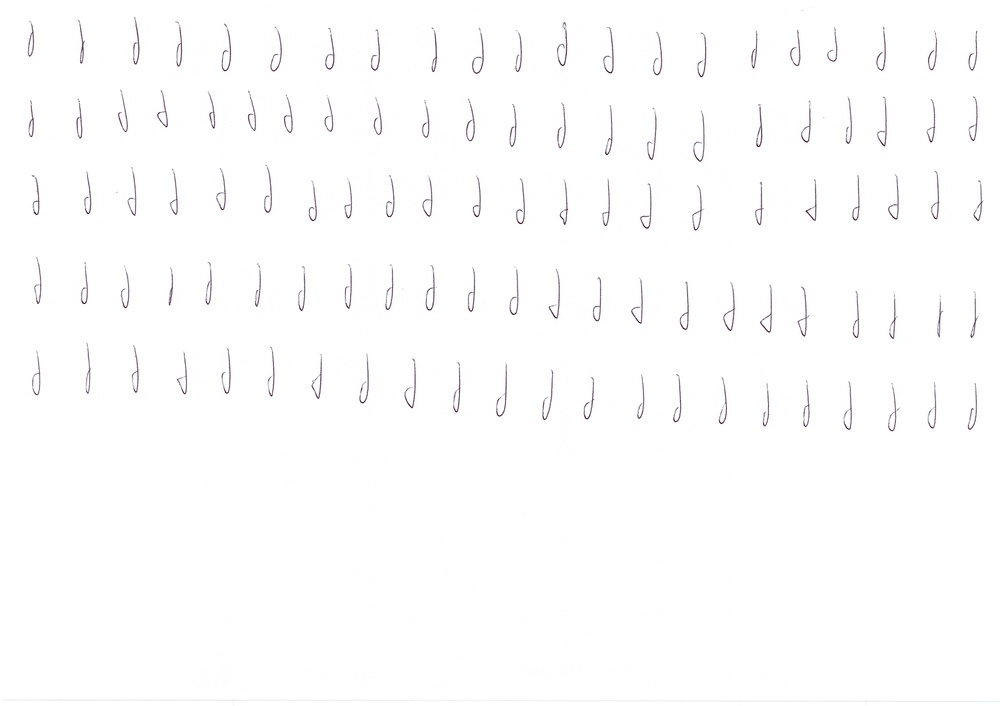
#> input picture data/raw/j.jpg, 1000 x 706 px, shrunk from 4665 x 3292 before the run; its folder holds only this picture in this run
$ python -i build_db.py   (imports and definitions only)
#> lines starting #> are read from the running program, lines starting #| are printed output that depends on the picture; after the words box and inside, x2 and y2 are one past the last pixel; in counts of white or black regions, pixels touching at a corner belong together
### scripts/clean_db.py

from pathlib import Path
import glob
import os
import string

# Use relative path from scripts folder to data folder
script_dir = Path(__file__).parent
data_folder = script_dir.parent / 'data'
raw_data_folder = script_dir.parent / 'data' / 'raw'
characters_folder = data_folder / 'characters'

def clean_db():
    for letter in string.ascii_lowercase:
        characters_images = glob.glob(f'{characters_folder}/{letter}/*')

        for image in characters_images :
            os.remove(image)

        print(f"Files from {letter} removed succefully")

    print("Database cleaned !")

### scripts/build_db.py
import cv2
import numpy as np
from pathlib import Path
import glob
import os

from clean_db import clean_db

# Use relative path from scripts folder to data folder
script_dir = Path(__file__).parent
data_folder = script_dir.parent / 'data'
raw_data_folder = script_dir.parent / 'data' / 'raw'
characters_folder = data_folder / 'characters'


def build_db():
    clean_db()
    raw_files = glob.glob(f'{raw_data_folder}/*')

    for raw_file in raw_files :
        # Letter extraction and path creation
        filename = os.path.basename(raw_file)
        letter = os.path.splitext(filename)[0]
        letter_folder = characters_folder / letter

        if letter == "k" or letter == "y" :
            THRESHOLD = 50
        elif letter == "m" or letter == "n" :
            THRESHOLD = 25
        else :
            THRESHOLD = 40

        # exctract the characters from the raw image
        image = cv2.imread(raw_file)
#> image is the input picture: shape (706, 1000, 3); mean B, G, R 253.1, 252.9, 253.1

        # Convert to gray level.
        gray = cv2.cvtColor(image, cv2.COLOR_BGR2GRAY)

        # Add a blur to reduce noise.
        blurred = cv2.GaussianBlur(gray, (5, 5), 0)

        # Appliquer un seuil binaire (inversé pour avoir le texte en blanc)
        _, binary = cv2.threshold(blurred, 0, 255, cv2.THRESH_BINARY_INV + cv2.THRESH_OTSU)
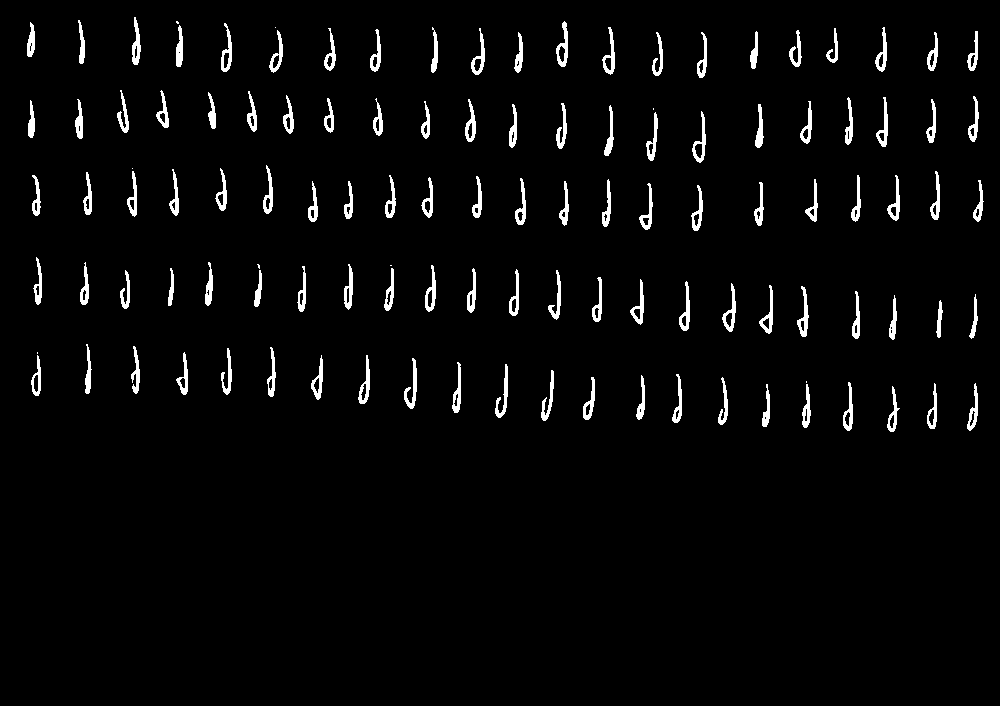
#> binary: shape (706, 1000); 3.2% white; 118 white regions (8 under 20 px), largest, box (x1, y1, x2, y2) and area: (404, 358, 417, 409) 261, (556, 21, 568, 67) 256, (797, 286, 809, 337) 253

        # Nettoyer l'image avec des opérations morphologiques
        kernel = np.ones((2, 2), np.uint8)
        cleaned = cv2.morphologyEx(binary, cv2.MORPH_OPEN, kernel, iterations=1)
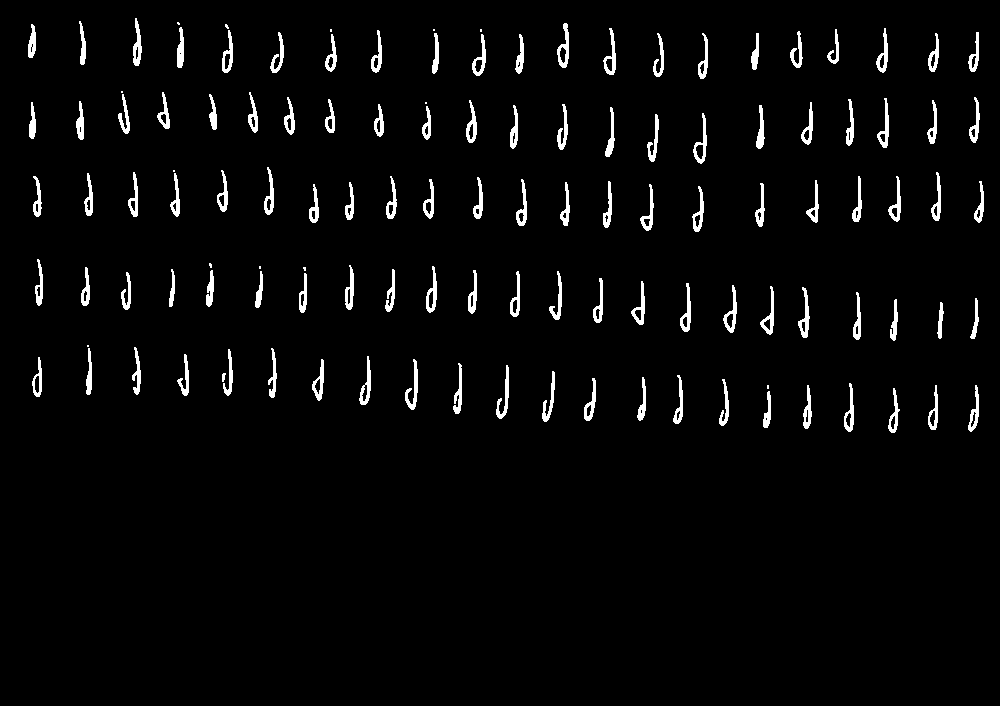
#> cleaned: shape (706, 1000); 3.2% white; 124 white regions (13 under 20 px)

        # Détecter les contours
        contours, _ = cv2.findContours(cleaned, cv2.RETR_EXTERNAL, cv2.CHAIN_APPROX_SIMPLE)
#> contours = 124 contours, 14 with area under 20; largest, box (x1, y1, x2, y2) and area: (557, 23, 569, 68) 270, (693, 113, 707, 164) 269, (723, 285, 737, 333) 254, (426, 266, 437, 313) 246, (603, 28, 616, 75) 244

        # Parcourir les contours et isoler les caractères
        for i, contour in enumerate(contours):
            # Obtenir le rectangle englobant du contour
            (x, y, w, h) = cv2.boundingRect(contour)

            # Filtrer les contours trop petits ou trop grands
            if THRESHOLD < w and THRESHOLD < h :  # Ajuste ces valeurs selon la taille de tes caractères
                # Extraire le caractère
                char_img = gray[y:y+h, x:x+w]

                # Sauvegarder le caractère en tant qu'image
                cv2.imwrite(f'{letter_folder}/char_{i}.png', char_img)
#> this loop made 124 passes
#> (x, y, w, h) on passes 1, 2, 3, 4, 5, 7, 8, 9, 10, 11, 12, 13: (763, 391, 8, 37), (888, 388, 12, 45), (968, 385, 11, 47), (928, 385, 10, 45), (803, 385, 9, 44), (844, 383, 10, 49), (719, 379, 10, 47), (584, 378, 12, 43), (637, 377, 9, 44), (673, 375, 10, 49), (222, 373, 4, 9), (542, 371, 13, 51)
#> (contour, x, y, w, h) on passes 6, 25, 48: ([[767, 385], [767, 388], [768, 388], [768, 385]], 767, 385, 2, 4), ([[87, 345], [87, 346], [88, 346], [88, 345]], 87, 345, 2, 2), ([[259, 266], [259, 268], [260, 268], [260, 266]], 259, 266, 2, 3)

        print(f"Nombre de caractères isolés pour la lettre {letter} : {len([c for c in contours if THRESHOLD < cv2.boundingRect(c)[2] and THRESHOLD < cv2.boundingRect(c)[3]])},    THRESHOLD : {THRESHOLD}")
#| Nombre de caractères isolés pour la lettre j : 0,    THRESHOLD : 40

        print("\n")
        print("Add Manual deletion of wrong extracted characters.") # like partial characters extracted.
        print("\n")

>>> result = build_db()
